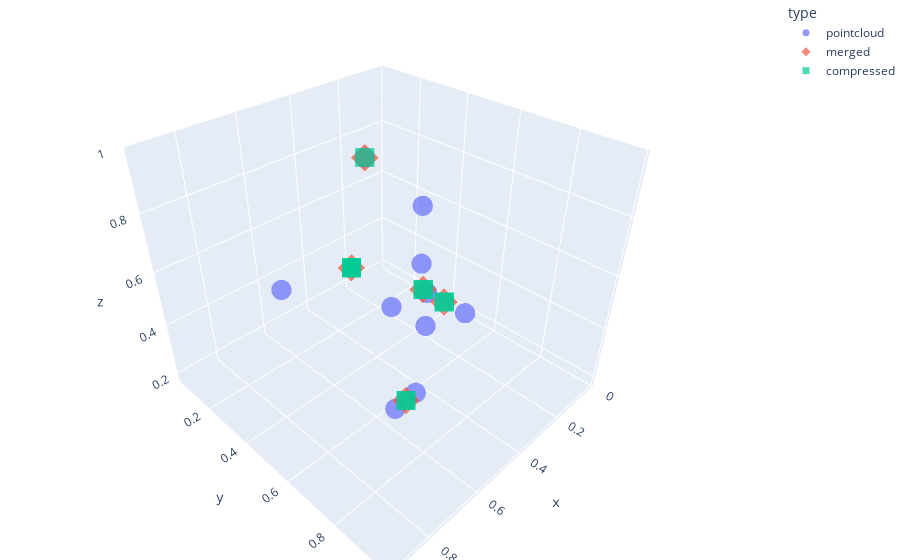

The notebook cell this image was saved under:
### Code cell
pcshowmulti(pointcloud =pointcloud[0], merged = merged[0], compressed = compressed[0],pointsize=7)

### Figure 1 — Plotly figure (JSON) as saved in the notebook; plotly's stock layout.template omitted (floating-point values rounded to 4 significant figures)
{"data": [{"hovertemplate": "type=pointcloud<br>x=%{x}<br>y=%{y}<br>z=%{z}<extra></extra>", "legendgroup": "pointcloud", "marker": {"color": "#636efa", "opacity": 0.7, "size": 7, "symbol": "circle"}, "mode": "markers", "name": "pointcloud", "scene": "scene", "showlegend": true, "type": "scatter3d", "x": [0.53, 0.705, 0.5423, 0.2238, 0.5422, 0.6911, 0.02508, 0.2786, 0.2531, 0.9225], "y": [0.05104, 0.8752, 0.7084, 0.1659, 0.7096, 0.768, 0.2917, 0.6685, 0.458, 0.9775], "z": [0.3357, 0.7481, 0.3029, 0.778, 0.9347, 0.3879, 0.1857, 0.4348, 0.5087, 0.9769]}, {"hovertemplate": "type=merged<br>x=%{x}<br>y=%{y}<br>z=%{z}<extra></extra>", "legendgroup": "merged", "marker": {"color": "#EF553B", "opacity": 0.7, "size": 7, "symbol": "diamond"}, "mode": "markers", "name": "merged", "scene": "scene", "showlegend": true, "type": "scatter3d", "x": [0.4791, 0.2238, 0.6167, 0.1518, 0.6649], "y": [0.6666, 0.1659, 0.7382, 0.4801, 0.5794], "z": [0.6284, 0.778, 0.3454, 0.3103, 0.7491]}, {"hovertemplate": "type=compressed<br>x=%{x}<br>y=%{y}<br>z=%{z}<extra></extra>", "legendgroup": "compressed", "marker": {"color": "#00cc96", "opacity": 0.7, "size": 7, "symbol": "square"}, "mode": "markers", "name": "compressed", "scene": "scene", "showlegend": true, "type": "scatter3d", "x": [0.6649, 0.4791, 0.6167, 0.2238, 0.6649, 0.6167, 0.1518, 0.1518, 0.4791, 0.6649], "y": [0.5794, 0.6666, 0.7382, 0.1659, 0.5794, 0.7382, 0.4801, 0.4801, 0.6666, 0.5794], "z": [0.7491, 0.6284, 0.3454, 0.778, 0.7491, 0.3454, 0.3103, 0.3103, 0.6284, 0.7491]}], "layout": {"legend": {"title": {"text": "type"}, "tracegroupgap": 0}, "margin": {"b": 0, "l": 0, "r": 0, "t": 0}, "scene": {"domain": {"x": [0, 1], "y": [0, 1]}, "xaxis": {"title": {"text": "x"}}, "yaxis": {"title": {"text": "y"}}, "zaxis": {"title": {"text": "z"}}}}}
